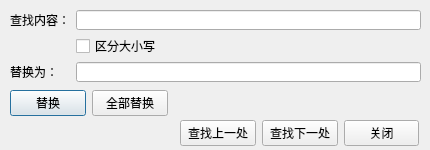
<?xml version="1.0" encoding="UTF-8"?>
<ui version="4.0">
 <class>FindReplaceDialog</class>
 <widget class="QDialog" name="FindReplaceDialog">
  <property name="geometry">
   <rect>
    <x>0</x>
    <y>0</y>
    <width>430</width>
    <height>150</height>
   </rect>
  </property>
  <property name="minimumSize">
   <size>
    <width>430</width>
    <height>150</height>
   </size>
  </property>
  <property name="maximumSize">
   <size>
    <width>430</width>
    <height>150</height>
   </size>
  </property>
  <property name="windowTitle">
   <string>查找/替换</string>
  </property>
  <widget class="QWidget" name="">
   <property name="geometry">
    <rect>
     <x>10</x>
     <y>10</y>
     <width>411</width>
     <height>72</height>
    </rect>
   </property>
   <layout class="QGridLayout" name="gridLayout">
    <item row="0" column="1">
     <widget class="QLineEdit" name="find_lineEdit"/>
    </item>
    <item row="4" column="0">
     <widget class="QLabel" name="replace_label">
      <property name="text">
       <string>替换为：</string>
      </property>
     </widget>
    </item>
    <item row="4" column="1">
     <widget class="QLineEdit" name="replact_lineEdit"/>
    </item>
    <item row="0" column="0">
     <widget class="QLabel" name="find_label">
      <property name="text">
       <string>查找内容：</string>
      </property>
     </widget>
    </item>
    <item row="1" column="1">
     <widget class="QCheckBox" name="matchCase_cb">
      <property name="text">
       <string>区分大小写</string>
      </property>
     </widget>
    </item>
   </layout>
  </widget>
  <widget class="QWidget" name="">
   <property name="geometry">
    <rect>
     <x>10</x>
     <y>90</y>
     <width>158</width>
     <height>26</height>
    </rect>
   </property>
   <layout class="QHBoxLayout" name="horizontalLayout">
    <item>
     <widget class="QPushButton" name="replace_btn">
      <property name="text">
       <string>替换</string>
      </property>
     </widget>
    </item>
    <item>
     <widget class="QPushButton" name="replaceAll_btn">
      <property name="text">
       <string>全部替换</string>
      </property>
     </widget>
    </item>
   </layout>
  </widget>
  <widget class="QWidget" name="">
   <property name="geometry">
    <rect>
     <x>180</x>
     <y>120</y>
     <width>239</width>
     <height>26</height>
    </rect>
   </property>
   <layout class="QHBoxLayout" name="horizontalLayout_2">
    <item>
     <widget class="QPushButton" name="findPrev_btn">
      <property name="text">
       <string>查找上一处</string>
      </property>
     </widget>
    </item>
    <item>
     <widget class="QPushButton" name="findNext_btn">
      <property name="enabled">
       <bool>true</bool>
      </property>
      <property name="text">
       <string>查找下一处</string>
      </property>
     </widget>
    </item>
    <item>
     <widget class="QPushButton" name="close_btn">
      <property name="text">
       <string>关闭</string>
      </property>
     </widget>
    </item>
   </layout>
  </widget>
 </widget>
 <resources/>
 <connections/>
</ui>
